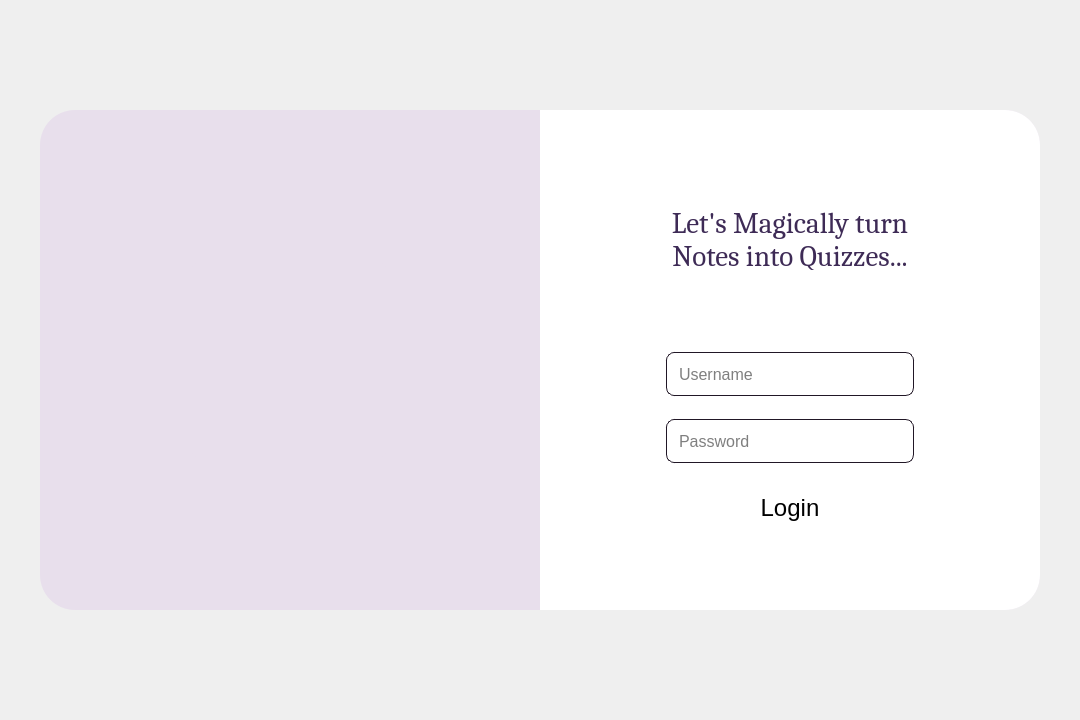
<?xml version="1.0" encoding="UTF-8"?>
<ui version="4.0">
 <class>MainWindow</class>
 <widget class="QMainWindow" name="MainWindow">
  <property name="geometry">
   <rect>
    <x>0</x>
    <y>0</y>
    <width>1080</width>
    <height>720</height>
   </rect>
  </property>
  <property name="sizePolicy">
   <sizepolicy hsizetype="Expanding" vsizetype="Expanding">
    <horstretch>0</horstretch>
    <verstretch>0</verstretch>
   </sizepolicy>
  </property>
  <property name="windowTitle">
   <string>MainWindow</string>
  </property>
  <property name="styleSheet">
   <string notr="true">border-radius: 35px;</string>
  </property>
  <widget class="QWidget" name="centralwidget">
   <property name="enabled">
    <bool>true</bool>
   </property>
   <layout class="QVBoxLayout" name="verticalLayout">
    <property name="spacing">
     <number>15</number>
    </property>
    <property name="leftMargin">
     <number>30</number>
    </property>
    <property name="rightMargin">
     <number>30</number>
    </property>
    <item alignment="Qt::AlignmentFlag::AlignHCenter|Qt::AlignmentFlag::AlignVCenter">
     <widget class="QFrame" name="body_container">
      <property name="minimumSize">
       <size>
        <width>1000</width>
        <height>500</height>
       </size>
      </property>
      <property name="maximumSize">
       <size>
        <width>1116</width>
        <height>500</height>
       </size>
      </property>
      <property name="styleSheet">
       <string notr="true">background-color: #e8dfec;</string>
      </property>
      <layout class="QHBoxLayout" name="horizontalLayout">
       <property name="spacing">
        <number>2</number>
       </property>
       <property name="leftMargin">
        <number>0</number>
       </property>
       <property name="topMargin">
        <number>0</number>
       </property>
       <property name="rightMargin">
        <number>0</number>
       </property>
       <property name="bottomMargin">
        <number>0</number>
       </property>
       <item alignment="Qt::AlignmentFlag::AlignHCenter">
        <widget class="QLabel" name="Logo">
         <property name="sizePolicy">
          <sizepolicy hsizetype="Maximum" vsizetype="Maximum">
           <horstretch>0</horstretch>
           <verstretch>0</verstretch>
          </sizepolicy>
         </property>
         <property name="minimumSize">
          <size>
           <width>200</width>
           <height>200</height>
          </size>
         </property>
         <property name="maximumSize">
          <size>
           <width>200</width>
           <height>200</height>
          </size>
         </property>
         <property name="layoutDirection">
          <enum>Qt::LayoutDirection::LeftToRight</enum>
         </property>
         <property name="styleSheet">
          <string notr="true">border-radius: 18px;</string>
         </property>
         <property name="text">
          <string/>
         </property>
         <property name="scaledContents">
          <bool>true</bool>
         </property>
         <property name="alignment">
          <set>Qt::AlignmentFlag::AlignCenter</set>
         </property>
        </widget>
       </item>
       <item>
        <widget class="QFrame" name="frame">
         <property name="sizePolicy">
          <sizepolicy hsizetype="Maximum" vsizetype="Maximum">
           <horstretch>0</horstretch>
           <verstretch>0</verstretch>
          </sizepolicy>
         </property>
         <property name="minimumSize">
          <size>
           <width>500</width>
           <height>500</height>
          </size>
         </property>
         <property name="maximumSize">
          <size>
           <width>550</width>
           <height>500</height>
          </size>
         </property>
         <property name="styleSheet">
          <string notr="true">background-color: #ffffff;
border-top-left-radius: 0;
border-bottom-left-radius: 0;
</string>
         </property>
         <layout class="QVBoxLayout" name="LoginForm">
          <property name="spacing">
           <number>0</number>
          </property>
          <property name="sizeConstraint">
           <enum>QLayout::SizeConstraint::SetMaximumSize</enum>
          </property>
          <property name="leftMargin">
           <number>0</number>
          </property>
          <property name="topMargin">
           <number>50</number>
          </property>
          <property name="rightMargin">
           <number>0</number>
          </property>
          <property name="bottomMargin">
           <number>50</number>
          </property>
          <item alignment="Qt::AlignmentFlag::AlignHCenter|Qt::AlignmentFlag::AlignVCenter">
           <widget class="QLabel" name="slogan_label">
            <property name="sizePolicy">
             <sizepolicy hsizetype="Minimum" vsizetype="Minimum">
              <horstretch>0</horstretch>
              <verstretch>0</verstretch>
             </sizepolicy>
            </property>
            <property name="minimumSize">
             <size>
              <width>250</width>
              <height>40</height>
             </size>
            </property>
            <property name="maximumSize">
             <size>
              <width>250</width>
              <height>60</height>
             </size>
            </property>
            <property name="font">
             <font>
              <family>Cambria</family>
              <pointsize>22</pointsize>
              <bold>false</bold>
             </font>
            </property>
            <property name="styleSheet">
             <string notr="true">color: #3E2B56;</string>
            </property>
            <property name="lineWidth">
             <number>1</number>
            </property>
            <property name="text">
             <string>Let's Magically turn Notes into Quizzes...</string>
            </property>
            <property name="alignment">
             <set>Qt::AlignmentFlag::AlignCenter</set>
            </property>
            <property name="wordWrap">
             <bool>true</bool>
            </property>
           </widget>
          </item>
          <item alignment="Qt::AlignmentFlag::AlignHCenter|Qt::AlignmentFlag::AlignTop">
           <widget class="QFrame" name="verticalFrame">
            <property name="sizePolicy">
             <sizepolicy hsizetype="Minimum" vsizetype="Minimum">
              <horstretch>0</horstretch>
              <verstretch>0</verstretch>
             </sizepolicy>
            </property>
            <property name="minimumSize">
             <size>
              <width>250</width>
              <height>240</height>
             </size>
            </property>
            <property name="maximumSize">
             <size>
              <width>250</width>
              <height>240</height>
             </size>
            </property>
            <layout class="QVBoxLayout" name="verticalLayout_2">
             <property name="spacing">
              <number>20</number>
             </property>
             <property name="leftMargin">
              <number>0</number>
             </property>
             <property name="topMargin">
              <number>30</number>
             </property>
             <property name="rightMargin">
              <number>0</number>
             </property>
             <property name="bottomMargin">
              <number>30</number>
             </property>
             <item alignment="Qt::AlignmentFlag::AlignHCenter|Qt::AlignmentFlag::AlignVCenter">
              <widget class="QLineEdit" name="User_name_txtfield">
               <property name="sizePolicy">
                <sizepolicy hsizetype="Maximum" vsizetype="Minimum">
                 <horstretch>0</horstretch>
                 <verstretch>0</verstretch>
                </sizepolicy>
               </property>
               <property name="minimumSize">
                <size>
                 <width>250</width>
                 <height>46</height>
                </size>
               </property>
               <property name="maximumSize">
                <size>
                 <width>250</width>
                 <height>46</height>
                </size>
               </property>
               <property name="font">
                <font>
                 <pointsize>12</pointsize>
                </font>
               </property>
               <property name="autoFillBackground">
                <bool>false</bool>
               </property>
               <property name="styleSheet">
                <string notr="true">border: 1px solid #211726;
border-radius: 8px;
padding: 10px;
margin: 1px;</string>
               </property>
               <property name="frame">
                <bool>false</bool>
               </property>
               <property name="cursorPosition">
                <number>0</number>
               </property>
               <property name="placeholderText">
                <string>Username</string>
               </property>
              </widget>
             </item>
             <item alignment="Qt::AlignmentFlag::AlignHCenter|Qt::AlignmentFlag::AlignVCenter">
              <widget class="QLineEdit" name="Password_txtfield">
               <property name="sizePolicy">
                <sizepolicy hsizetype="Maximum" vsizetype="Minimum">
                 <horstretch>0</horstretch>
                 <verstretch>0</verstretch>
                </sizepolicy>
               </property>
               <property name="minimumSize">
                <size>
                 <width>250</width>
                 <height>46</height>
                </size>
               </property>
               <property name="maximumSize">
                <size>
                 <width>250</width>
                 <height>46</height>
                </size>
               </property>
               <property name="font">
                <font>
                 <pointsize>12</pointsize>
                </font>
               </property>
               <property name="styleSheet">
                <string notr="true">border: 1px solid #211726;
border-radius: 8px;
padding: 10px;
margin: 1px;</string>
               </property>
               <property name="echoMode">
                <enum>QLineEdit::EchoMode::Password</enum>
               </property>
               <property name="placeholderText">
                <string>Password</string>
               </property>
              </widget>
             </item>
             <item>
              <widget class="QPushButton" name="Login_Btn">
               <property name="sizePolicy">
                <sizepolicy hsizetype="Maximum" vsizetype="Minimum">
                 <horstretch>0</horstretch>
                 <verstretch>0</verstretch>
                </sizepolicy>
               </property>
               <property name="minimumSize">
                <size>
                 <width>250</width>
                 <height>45</height>
                </size>
               </property>
               <property name="maximumSize">
                <size>
                 <width>250</width>
                 <height>45</height>
                </size>
               </property>
               <property name="sizeIncrement">
                <size>
                 <width>0</width>
                 <height>0</height>
                </size>
               </property>
               <property name="font">
                <font>
                 <family>Segoe UI</family>
                 <pointsize>18</pointsize>
                 <bold>false</bold>
                </font>
               </property>
               <property name="cursor">
                <cursorShape>PointingHandCursor</cursorShape>
               </property>
               <property name="focusPolicy">
                <enum>Qt::FocusPolicy::TabFocus</enum>
               </property>
               <property name="autoFillBackground">
                <bool>false</bool>
               </property>
               <property name="styleSheet">
                <string notr="true"/>
               </property>
               <property name="text">
                <string>Login</string>
               </property>
               <property name="default">
                <bool>false</bool>
               </property>
               <property name="flat">
                <bool>false</bool>
               </property>
              </widget>
             </item>
            </layout>
           </widget>
          </item>
         </layout>
        </widget>
       </item>
      </layout>
     </widget>
    </item>
   </layout>
  </widget>
 </widget>
 <resources/>
 <connections/>
</ui>
